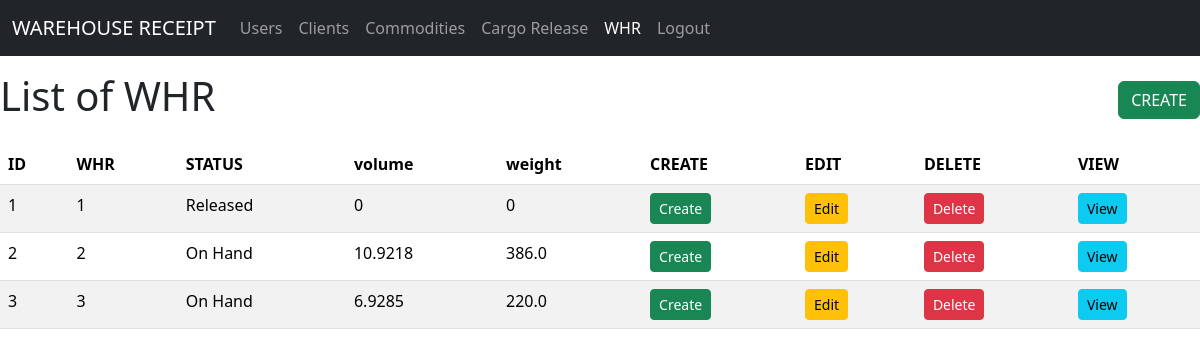
Page /whr/ (signed in) on the committed database.
### models/whr_model.py (models this page shows, shortened)
class WHR(db.Model):
    __tablename__ = "whrs"
    id          = db.Column(db.Integer, primary_key=True)
    whr_number  = db.Column(db.String(50), nullable=False, unique=True)
    date        = db.Column(db.Date, nullable=False)
    mbl         = db.Column(db.String(50))
    hbl         = db.Column(db.String(50))
    shipper_id   = db.Column(db.Integer, db.ForeignKey('clients.id'), nullable=False)
    consignee_id = db.Column(db.Integer, db.ForeignKey('clients.id'), nullable=False)
    shipper   = db.relationship('Client', foreign_keys=[shipper_id])
    consignee = db.relationship('Client', foreign_keys=[consignee_id])
    mode_of_transportation = db.Column(db.String(50), nullable=False)
    origin      = db.Column(db.String(100), nullable=False)
    destination = db.Column(db.String(100), nullable=False)
    commodities = db.relationship(
        "Commodity",
        back_populates="whr",
        cascade="all, delete-orphan"
    )
    @property
    def total_weight(self):
        from models.commodity_model import Commodity
        return sum(
            float(c.weight)
            for c in self.commodities
            if c.status == Commodity.STATUS_ON_HAND
        )
    @property
    def total_volume(self):
        from models.commodity_model import Commodity
        return sum(
            float(c.volume)
            for c in self.commodities
            if c.status == Commodity.STATUS_ON_HAND
        )
    @property
    def status(self):
        from models.commodity_model import Commodity
        if not self.commodities:
            return "No Cargo"
        all_on_hand = all(c.status == Commodity.STATUS_ON_HAND for c in self.commodities)
        all_released = all(c.status == Commodity.STATUS_RELEASED for c in self.commodities)
        if all_on_hand:
            return "On Hand"
        if all_released:
            return "Released"
        return "Partial"
    @staticmethod
    def get_all():
        return WHR.query.all()
    def delete(self):
        db.session.delete(self)
        db.session.commit()

### models/commodity_model.py (models this page shows, shortened)
class Commodity(db.Model):
    __tablename__ = "commodities"
    STATUS_ON_HAND   = 0
    STATUS_RELEASED  = 1
    id           = db.Column(db.Integer, primary_key=True)
    description  = db.Column(db.String(120), nullable=False)
    package_type = db.Column(db.String(120), nullable=False)
    pieces       = db.Column(db.Integer, nullable=False)
    length       = db.Column(db.Float(11, 2), nullable=False)
    width        = db.Column(db.Float(11, 2), nullable=False)
    height       = db.Column(db.Float(11, 2), nullable=False)
    unit         = db.Column(db.String(20), nullable=False)         # unidad de las dimensiones
    weight       = db.Column(db.Float(11, 2), nullable=False)       # siempre en kg
    weight_unit  = db.Column(db.String(5), nullable=False, default="kg")  # 'kg' o 'lb'
    volume       = db.Column(db.Float(11, 4), nullable=False)       # siempre en m³
    volume_unit  = db.Column(db.String(5), nullable=False, default="m3")  # 'm3','cm3','ft3','in3'
    status       = db.Column(db.Integer, nullable=False, default=STATUS_ON_HAND)
    whr_id = db.Column(db.Integer, db.ForeignKey('whrs.id'), nullable=True)
    whr    = db.relationship('WHR', back_populates='commodities')

### controllers/whr_controller.py (the view)
@whr_bp.route("/")
@login_required
def index():
    whrs = WHR.get_all()
    return whr_view.list(whrs)

### run.py (called while the page is built)
@app.context_processor
def inject_active_path():
    def is_active(path):
        return 'active' if request.path == path else ''
    return dict(
        is_active=is_active,
        logged_in=('user_id' in session),
        current_user=session.get('username')
    )

### views/whr_view.py (called while the page is built)
def list(whrs):
    return render_template('whr/index.html', whrs=whrs)

### templates/whr/index.html (shortened to what this page needs)
{% extends 'base.html' %}
{% block content %}
<div class="d-flex justify-content-between align-items-center mt-3 mb-3">
  <h1>List of WHR</h1>
  <a href="{{ url_for('whr.create') }}" class="btn btn-success">CREATE</a>
</div>
<table class="table table-striped">
  <thead>
    <tr>
      <th>ID</th>
      <th>WHR</th>
      <th>STATUS</th>
      <th>volume</th>
      <th>weight</th>
      <th>CREATE</th>
      <th>EDIT</th>
      <th>DELETE</th>
      <th>VIEW</th>
    </tr>
  </thead>
  <tbody>
    {% for item in whrs %}
    <tr>
      <td>{{ item.id }}</td>
      <td>{{ item.whr_number }}</td>
      <td>{{ item.status }}</td>
      <td>{{ item.total_volume | round(4) }}</td>
      <td>{{ item.total_weight | round(2) }}</td>
      <td>
        <a href="{{ url_for('whr.create') }}" class="btn btn-success btn-sm">Create</a>
      </td>
      <td>
        <a href="{{ url_for('whr.edit', id=item.id) }}" class="btn btn-warning btn-sm">Edit</a>
      </td>
      <td>
        <a href="{{ url_for('whr.delete', id=item.id) }}" class="btn btn-danger btn-sm"
           onclick="return confirm('Delete this WHR?');">Delete</a>
      </td>
      <td>
        <a href="{{ url_for('whr.view', id=item.id) }}" class="btn btn-info btn-sm">View</a>
      </td>
    </tr>
    {% endfor %}
  </tbody>
</table>
{% endblock %}

### rows in the picture
WHR: id "1", whr_number "1", status "Released", total_volume "0", total_weight "0"
WHR: id "2", whr_number "2", status "On Hand", total_volume "10.9218", total_weight "386.0"
WHR: id "3", whr_number "3", status "On Hand", total_volume "6.9285", total_weight "220.0"
